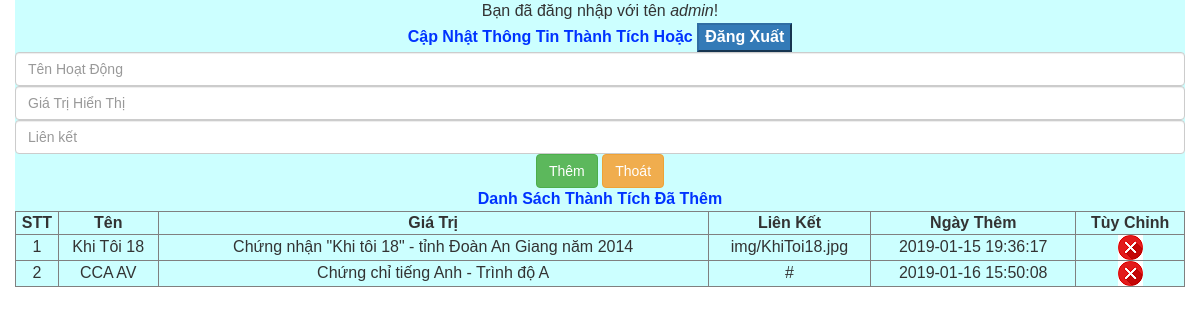
Screenshot of /admin_thanhtich.php (signed in) with the database file from the repository.
### tables this page shows
CREATE TABLE `thanhtich` (
  `Tt_id` int(11) NOT NULL,
  `Tt_Ten` text NOT NULL,
  `Tt_GiaTri` text NOT NULL,
  `Tt_Link` text NOT NULL,
  `Tt_Ngay` datetime NOT NULL
);

### admin_thanhtich.php (the view, shortened to what this page needs)
<!DOCTYPE html >
<html xmlns="http://www.w3.org/1999/xhtml">
<head>
   <link rel="stylesheet" href="https://maxcdn.bootstrapcdn.com/bootstrap/3.3.7/css/bootstrap.min.css">
   <link rel="stylesheet" href="style.css" type="text/css">
</head>
<?php
	include_once('Connect.php');
?>
<body>
<div class="container">
	<div class="row text-center">
  	<marquee>Bạn đã đăng nhập với tên <em><?php echo $_SESSION["user"]; ?></em>!</marquee>
    <div class="col-lg-12 title">
      <form name="formLogOut" action="" enctype="multipart/form-data" method="post" id="formLogOut">
      	Cập Nhật Thông Tin Thành Tích Hoặc
      	<input name="btnDangXuat" type="submit" class="btn-primary" id="btnDangXuat" value="Đăng Xuất">
      </form>
    </div>
    <div class="col-lg-12">
    	<form action="" method="post" enctype="multipart/form-data" name="formHoatDong" id="formHoatDong">
      	<div class="row"><input class="form-control" name="txtTen" type="text" required placeholder="Tên Hoạt Động" id="txtTen"></div>
        <div class="row"><input required class="form-control" name="txtGiaTri" type="text" placeholder="Giá Trị Hiển Thị" id="txtGiaTri"></div>
        <div class="row"><input required class="form-control" name="txtLink" type="text" placeholder="Liên kết" id="txtLink"></div>
        <div class="row"><input name="btnThem" class="btn btn-success" type="submit" id="btnThem" value="Thêm">&nbsp;<input name="btnThoat" class="btn btn-warning" type="button" id="btnThoat" value="Thoát" onclick="window.location='index.php'"></div>
      </form>
    </div>
    <div class="col-lg-12">
    	<div class="row title">Danh Sách Thành Tích Đã Thêm</div>
      <div class="row">
      	<table width="100%" border="1">
          <tr>
            <td align="center"><strong>STT</strong></td>
            <td align="center"><strong>Tên</strong></td>
            <td align="center"><strong>Giá Trị</strong></td>
            <td align="center"><strong>Liên Kết</strong></td>
            <td align="center"><strong>Ngày Thêm</strong></td>
            <td align="center"><strong>Tùy Chỉnh</strong></td>
          </tr>
          <?php
						$Result = mysqli_query($Conn,"select * from thanhtich") or die(mysqli_connect_error($Conn));
						$stt=1;
						while ($Row=mysqli_fetch_array($Result,MYSQLI_ASSOC)){
					?>
          <tr>
            <td align="center"><?php echo $stt; ?></td>
            <td><?php echo $Row['Tt_Ten']; ?></td>
            <td><?php echo $Row['Tt_GiaTri']; ?></td>
            <td><?php echo $Row['Tt_Link']; ?></td>
            <td align="center"><?php echo $Row['Tt_Ngay']; ?></td>
            <td align="center"><a href="admin_thanhtich.php?id=<?php echo $Row['Tt_id'];?>"><img src="img/icon/x-button.png"/></a></td>
          </tr>
          <?php $stt++;}?>
        </table>
      </div>
    </div>
  </div>
</body>
</html>

### style.css (style rules this page uses)
.container { background:#CFF; font-family:Verdana, Geneva, sans-serif; font-size:16px; }
.title { color:#03F; font-weight:bold; }

### rows the page displays
thanhtich: Tt_Ten "Khi Tôi 18", Tt_GiaTri "Chứng nhận \"Khi tôi 18\" - tỉnh Đoàn An Giang năm 2014", Tt_Link "img/KhiToi18.jpg", Tt_Ngay "2019-01-15 19:36:17"
thanhtich: Tt_Ten "CCA AV", Tt_GiaTri "Chứng chỉ tiếng Anh - Trình độ A", Tt_Link "#", Tt_Ngay "2019-01-16 15:50:08"

### other values shown
$_SESSION["user"] "admin"
